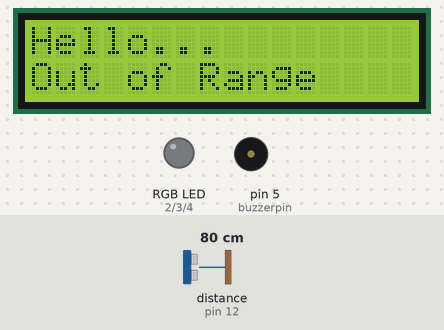
Bench run of a sketch on a simulated Arduino Uno, built with avr-gcc and run on an emulated ATmega328P. Parts: 16×2 character LCD, an RGB LED mixed from three pins (HIGH = lit), buzzer (waves = sounding, pin HIGH). Wiring (inferred from the names in the program): ultrasonic range finder: trigger pin 13; echo pin 12. The inputs (shaded band) are chosen by the test bench; at power-on: distance to the obstacle (sensor on pin 12) 80 cm. The echo pulse lasts 58.3 µs per cm; pins used as bus, display or sensor lines are not drawn; what the sketch prints to the serial monitor is not drawn.

Above: at 1.2 s.
1.3 s: distance to the obstacle (sensor on pin 12) set to 45 cm
4.2 s: distance to the obstacle (sensor on pin 12) set to 37 cm
At 5.9 s:
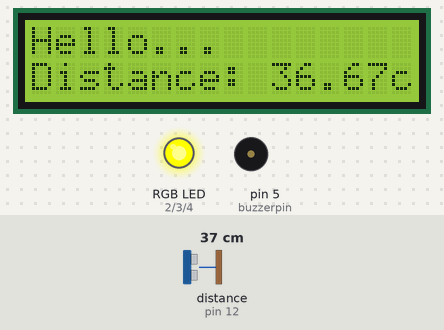
7.1 s: distance to the obstacle (sensor on pin 12) set to 12 cm
At 8.8 s:
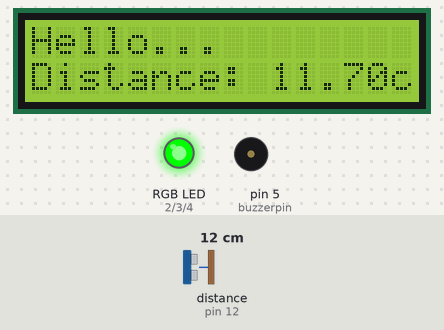
10.0 s: distance to the obstacle (sensor on pin 12) set to 9 cm
At 10.8 s:
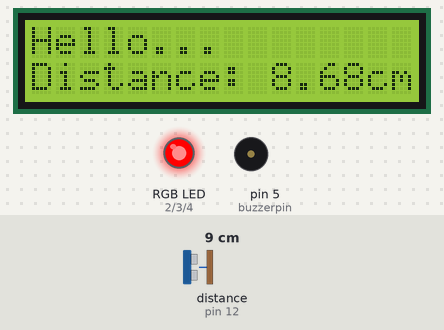
12.9 s: distance to the obstacle (sensor on pin 12) set to 2 cm
At 15.4 s:
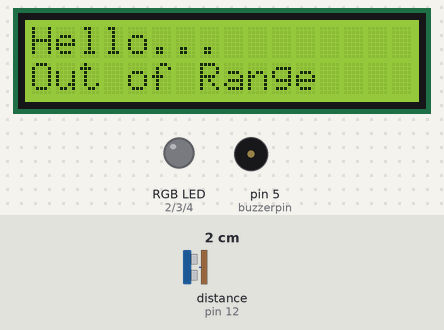
19.2 s: distance to the obstacle (sensor on pin 12) set to 23 cm
At 21.6 s:
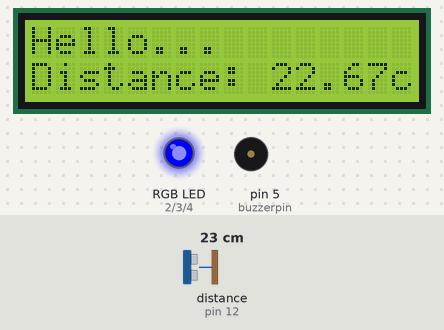
Timing chart, 0 to 23.1 s (numbered marks = the images above; inputs shaded):
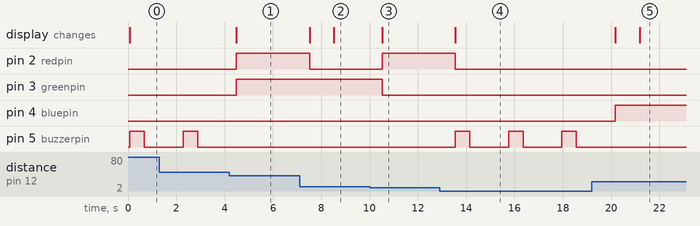

Measured:
- the behaviour switches between 41 and 40 cm on distance to the obstacle (sensor on pin 12) (found by bisection; images 0 and 1)
- the behaviour switches between 11 and 10 cm on distance to the obstacle (sensor on pin 12) (found by bisection; images 2 and 3)
- after the input at 4.2 s, pin 2 (redpin), pin 3 (greenpin): LOW → HIGH after 0.29 s; pin 5 (buzzerpin): stays LOW (without the input it goes to HIGH after 0.29 s); the display: changes after 0.29 s (image 1)
- after the input at 7.1 s, pin 2 (redpin): HIGH → LOW after 0.41 s; the display: first changes after 0.41 s (image 2 shows a later state)
- after the input at 10.0 s, pin 2 (redpin): LOW → HIGH after 0.53 s; pin 3 (greenpin): HIGH → LOW after 0.53 s; the display: changes after 0.53 s (image 3)
- after the input at 12.9 s, pin 2 (redpin): HIGH → LOW after 0.65 s; pin 5 (buzzerpin): alternates HIGH for 0.60 s and LOW for 1.6 s, starting after 0.65 s; the display: changes after 0.65 s (image 4)
- after the input at 19.2 s, pin 4 (bluepin): LOW → HIGH after 0.97 s; pin 5 (buzzerpin): stops changing and stays LOW; the display: first changes after 0.97 s (image 5 shows a later state)

The sketch:

project.ino
```cpp
#include <LiquidCrystal.h>

// Ultrasonic sensor
const int trigpin = 13;
const int echopin = 12;

// RGB LED
const int redpin = 2;
const int greenpin = 3;
const int bluepin = 4;

// Buzzer
const int buzzerpin = 5;

// LCD: RS=11, E=10, D4=9, D5=8, D6=7, D7=6
LiquidCrystal lcd(11, 10, 9, 8, 7, 6);
float distance = 0.0;
long duration = 0;

void setup()
{
  Serial.begin(9600);

  // Ultrasonic pins
  pinMode(trigpin, OUTPUT);
  pinMode(echopin, INPUT);

  // RGB pins
  pinMode(redpin, OUTPUT);
  pinMode(greenpin, OUTPUT);
  pinMode(bluepin, OUTPUT);

  // buzzer pin
  pinMode(buzzerpin, OUTPUT);

  // LCD
  lcd.begin(16, 2);
  lcd.clear();
  lcd.setCursor(0,0);
  lcd.print("Hello...");
}

void loop()
{
  // Measure distance
  digitalWrite(trigpin, LOW);
  delayMicroseconds(2);
  digitalWrite(trigpin, HIGH);
  delayMicroseconds(10);
  digitalWrite(trigpin, LOW);

  duration = pulseIn(echopin, HIGH);
  distance = (duration / 2) * 0.0343;

  // Show on LCD
  lcd.setCursor(0,1);
  lcd.print("                ");
  lcd.setCursor(0,1);

  if (distance > 40 || distance < 3)
  {
    Serial.println("out of range");
    lcd.print("Out of Range");

    setcolor(0,0,0);

    digitalWrite(buzzerpin, HIGH);
    delay(600);
    digitalWrite(buzzerpin, LOW);
    delay(600);
  }
  else
  {
    Serial.print("Distance : ");
    Serial.print(distance);
    Serial.println("cm");

    lcd.print("Distance: ");
    lcd.print(distance);
    lcd.print("cm");

    if (distance <= 10 && distance >= 3)
    {
      setcolor(255, 0, 0);   // Red
    }
    else if (distance > 10 && distance <= 20)
    {
      setcolor(0, 255, 0);   // Green
    }
    else if (distance > 20 && distance <= 30)
    {
      setcolor(0, 0, 255);   // Blue
    }
    else
    {
      setcolor(255, 255, 0); // Yellow
    }
  }
  delay(1000);
}

void setcolor(int R, int G, int B)
{
  digitalWrite(redpin, R > 0 ? HIGH : LOW);
  digitalWrite(greenpin, G > 0 ? HIGH : LOW);
  digitalWrite(bluepin, B > 0 ? HIGH : LOW);
}
```
